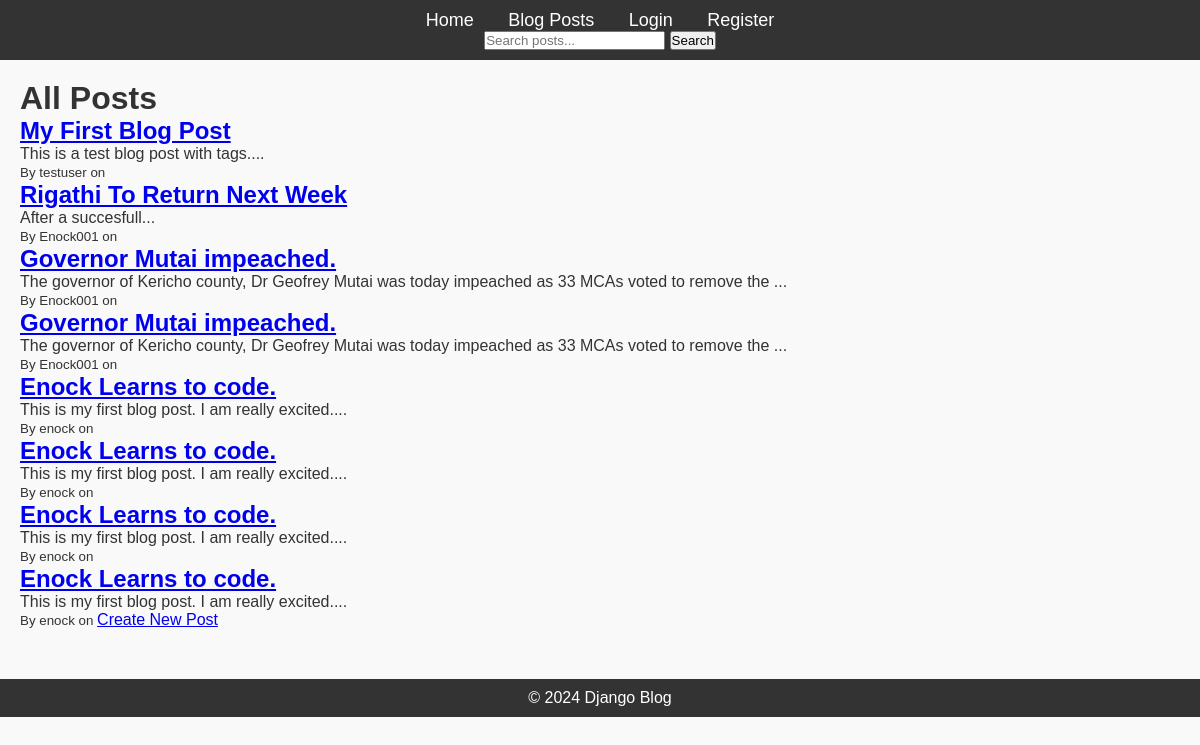
Screenshot of /posts/ (signed in) with the database file from the repository.
### blog/models.py (models this page shows, shortened)
class Post(models.Model):
    title = models.CharField(max_length=200)
    content = models.TextField()
    published_date = models.DateTimeField(auto_now_add=True)
    author = models.ForeignKey(User, on_delete=models.CASCADE, related_name="posts")
    tags = models.ManyToManyField(Tag, related_name="posts", blank=True)

### blog/views.py (the view)
# urls.py: path('posts/', views.PostListView.as_view(), name='post-list'),
class PostListView(ListView):
    model = Post
    template_name = 'blog/post_list.html'
    context_object_name = 'posts'
    ordering = ['-published_date']

### blog/templates/blog/post_list.html
{% extends 'blog/base.html' %}
{% block content %}
<h1>All Posts</h1>
{% for post in posts %}
    <h2><a href="{% url 'post-detail' post.pk %}">{{ post.title }}</a></h2>
    <p>{{ post.content|slice:":100" }}...</p>
    <small>By {{ post.author }} on {{ post.created_at }}</small>
{% empty %}
    <p>No posts yet.</p>
{% endfor %}
{% if user.is_authenticated %}
    <a href="{% url 'post-create' %}">Create New Post</a>
{% endif %}
{% endblock %}

### static/css/styles.css (style rules this page uses)
* { margin: 0; padding: 0; box-sizing: border-box; }
body { font-family: Arial, sans-serif; background-color: #f9f9f9; color: #333; }

### rows the page displays
Post: title "My First Blog Post", content "This is a test blog post with tags.", author "testuser"
Post: title "Rigathi To Return Next Week", content "After a succesfull", author "Enock001"
Post: title "Governor Mutai impeached.", content "The governor of Kericho county, Dr Geofrey Mutai was today impeached as 33 MCAs voted to remove the", author "Enock001"
Post: title "Governor Mutai impeached.", content "The governor of Kericho county, Dr Geofrey Mutai was today impeached as 33 MCAs voted to remove the", author "Enock001"
Post: title "Enock Learns to code.", content "This is my first blog post. I am really excited.", author "enock"
Post: title "Enock Learns to code.", content "This is my first blog post. I am really excited.", author "enock"
Post: title "Enock Learns to code.", content "This is my first blog post. I am really excited.", author "enock"
Post: title "Enock Learns to code.", content "This is my first blog post. I am really excited.", author "enock"
